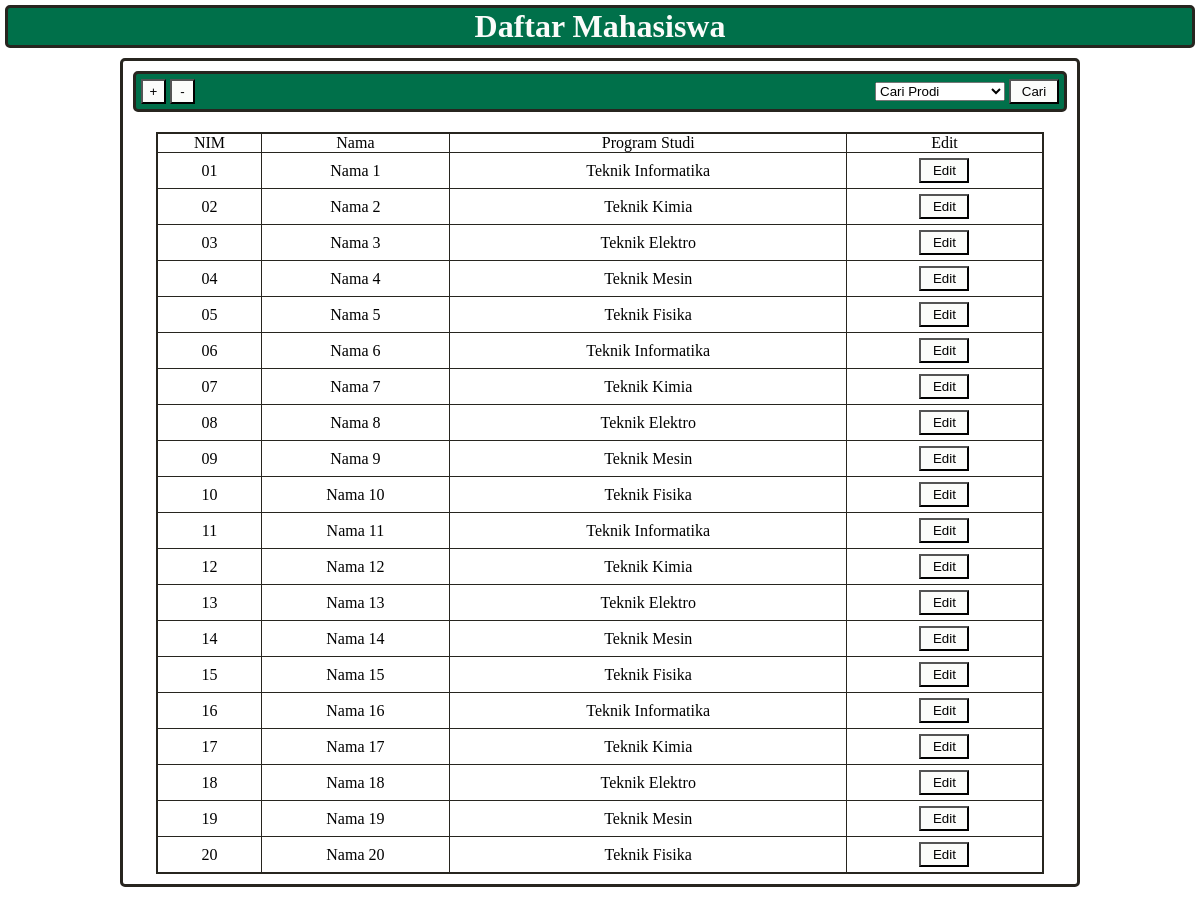
The page / on the database its author committed.
### tables this page shows
CREATE TABLE mahasiswa(
    nim varchar(9) NOT NULL,
    nama varchar(50) NOT NULL,
    prodi varchar(30) NOT NULL,
    PRIMARY KEY(nim)
);

### index.php (the view, shortened to what this page needs)
<?php
include('connect-to-db.php');
?>
<!DOCTYPE html>
<html lang="en">
<head>
    <link rel="stylesheet" href="style.css">
</head>
<body>
    <div class="title"><h1>Daftar Mahasiswa</h1></div>
    <div class="container">
        <div class="content1">
            <div class="btn_container">
                <button onclick="open_add()">+</button>
                <button onclick="open_del()">-</button>
            </div>
            <div>
                <form action="<?php echo $_SERVER['PHP_SELF']; ?>" method="post" >
                    <select name="prodi_src" id="prodi_src">
                        <option value="" selected disabled>Cari Prodi</option>
                    </select>
                    <button type="submit" class="search_btn">Cari</button>
                    </form>
                    <?php
                    if($_POST['prodi_src'] != ''){
                        $chosen = $_POST['prodi_src'];
                        $query = "SELECT * FROM mahasiswa WHERE prodi = '$chosen' ORDER BY nim ASC";
                    }else{
                        $query = "SELECT * FROM mahasiswa ORDER BY nim ASC ";
                    }
                    $result = $conn->query($query);
                    ?>
            </div>
        </div>
        <div class="content2">
            <table>
                <tr class="thead">
                    <td>NIM</td>
                    <td>Nama</td>
                    <td>Program Studi</td>
                    <td>Edit</td>
                </tr>
                <?php
                $id_count = 0;
                while($rows=$result->fetch_assoc()){
                ?>
                <tr>
                    <td><?php echo $rows['nim'];?></td>
                    <td><?php echo $rows['nama'];?></td>
                    <td><?php echo $rows['prodi'];?></td>
                    <td>
                        <button onclick="open_edit('<?php echo 'num'.$id_count; ?>')" class="edit_btn">Edit</button>
                    </td>
                </tr>
                <?php
                    $id_count++;
                    }
                ?>
            </table>
        </div>
    </div>
</body>
</html>

### style.css (style rules this page uses)
:root { --primary-1 : #00704A; --primary-2 : #27251f; --color-white : #fbfcfa; }
* { margin: 0; padding: 0; list-style: none; box-sizing: border-box; }
.title { text-align: center; background-color: var(--primary-1); border: 3px solid var(--primary-2); color: var(--color-white); border-radius: 5px; margin: 5px; }
.container { margin: 10px auto; padding: 10px; border: 3px solid var(--primary-2); border-radius: 5px; width: 80%; }
.content1 { display: flex; justify-content: space-between; background-color: var(--primary-1); border: 3px solid var(--primary-2); padding: 5px; border-radius: 5px; margin-bottom: 20px; }
button { width: 25px; height: 25px; background-color: var(--color-white); }
table,tr,td { border: 1px solid var(--primary-2); text-align: center; }
table { margin: auto; border-collapse: collapse; width: 95%; border: 2px solid var(--primary-2); }
.search_btn { width: 50px; height: 25px; background-color: var(--color-white); }
.btn_container { display: block; }
.edit_btn { width: 50px; margin: 5px; }

### rows shown on the page
mahasiswa: nim "01", nama "Nama 1", prodi "Teknik Informatika"
mahasiswa: nim "02", nama "Nama 2", prodi "Teknik Kimia"
mahasiswa: nim "03", nama "Nama 3", prodi "Teknik Elektro"
mahasiswa: nim "04", nama "Nama 4", prodi "Teknik Mesin"
mahasiswa: nim "05", nama "Nama 5", prodi "Teknik Fisika"
mahasiswa: nim "06", nama "Nama 6", prodi "Teknik Informatika"
mahasiswa: nim "07", nama "Nama 7", prodi "Teknik Kimia"
mahasiswa: nim "08", nama "Nama 8", prodi "Teknik Elektro"
mahasiswa: nim "09", nama "Nama 9", prodi "Teknik Mesin"
mahasiswa: nim "10", nama "Nama 10", prodi "Teknik Fisika"
mahasiswa: nim "11", nama "Nama 11", prodi "Teknik Informatika"
mahasiswa: nim "12", nama "Nama 12", prodi "Teknik Kimia"
mahasiswa: nim "13", nama "Nama 13", prodi "Teknik Elektro"
mahasiswa: nim "14", nama "Nama 14", prodi "Teknik Mesin"
mahasiswa: nim "15", nama "Nama 15", prodi "Teknik Fisika"
mahasiswa: nim "16", nama "Nama 16", prodi "Teknik Informatika"
mahasiswa: nim "17", nama "Nama 17", prodi "Teknik Kimia"
mahasiswa: nim "18", nama "Nama 18", prodi "Teknik Elektro"
mahasiswa: nim "19", nama "Nama 19", prodi "Teknik Mesin"
mahasiswa: nim "20", nama "Nama 20", prodi "Teknik Fisika"
